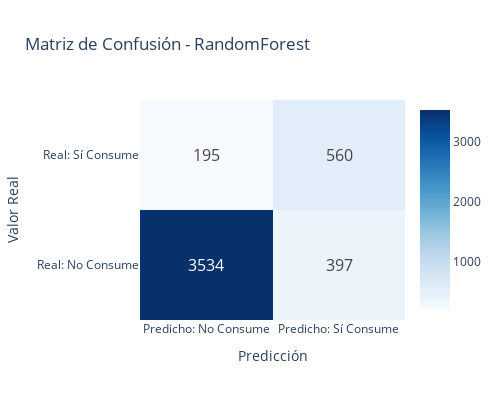

The cell this chart's notebook holds for it:
### Markdown cell above
## 9. Matriz de Confusión del Mejor Modelo

### Code cell
# Obtener el mejor modelo y sus predicciones
mejor_resultado = df_test_final.loc[df_test_final['f1'].idxmax()]
mejor_nombre = mejor_resultado['modelo']
mejor_y_pred = mejor_resultado['y_pred']

# Calcular matriz de confusión
cm = confusion_matrix(y_test_final, mejor_y_pred)

# Crear heatmap interactivo
fig_cm = go.Figure(data=go.Heatmap(
    z=cm,
    x=['Predicho: No Consume', 'Predicho: Sí Consume'],
    y=['Real: No Consume', 'Real: Sí Consume'],
    colorscale='Blues',
    text=cm,
    texttemplate="%{text}",
    textfont={"size": 16},
    hoverongaps=False
))

fig_cm.update_layout(
    title=f'Matriz de Confusión - {mejor_nombre}',
    xaxis_title='Predicción',
    yaxis_title='Valor Real',
    width=500,
    height=400
)

fig_cm.show()

# Calcular métricas detalladas de la matriz de confusión
tn, fp, fn, tp = cm.ravel()

print(f"\nAnálisis Detallado - {mejor_nombre}")
print("=" * 50)
print(f"Matriz de Confusión:")
print(f"   Verdaderos Negativos (TN): {tn:,}")
print(f"   Falsos Positivos (FP):     {fp:,}")
print(f"   Falsos Negativos (FN):     {fn:,}")
print(f"   Verdaderos Positivos (TP): {tp:,}")

print(f"\nMétricas Calculadas:")
print(f"   Accuracy:    {(tp + tn) / (tp + tn + fp + fn):.4f}")
print(f"   Precision:   {tp / (tp + fp):.4f}")
print(f"   Recall:      {tp / (tp + fn):.4f}")
print(f"   Specificity: {tn / (tn + fp):.4f}")
print(f"   F1-Score:    {2 * tp / (2 * tp + fp + fn):.4f}")

# Interpretación de resultados
print(f"\nInterpretación de Resultados:")
print(f"   • De {tn + fp:,} personas que NO consumen, el modelo identifica correctamente {tn:,} ({tn/(tn+fp):.1%})")
print(f"   • De {tp + fn:,} personas que SÍ consumen, el modelo identifica correctamente {tp:,} ({tp/(tp+fn):.1%})")
print(f"   • Falsos positivos: {fp:,} personas ({fp/(tn+fp):.1%} de los no consumidores)")
print(f"   • Falsos negativos: {fn:,} personas ({fn/(tp+fn):.1%} de los consumidores)")

# Reporte de clasificación completo
print(f"\nReporte de Clasificación Completo:")
print("=" * 60)
print(classification_report(y_test_final, mejor_y_pred, 
                          target_names=['No Consume', 'Sí Consume']))

### Figure 1 — Plotly figure (JSON) as saved in the notebook; plotly's stock layout.template omitted (floating-point values rounded to 4 significant figures)
{"data": [{"colorscale": [[0, "rgb(247,251,255)"], [0.125, "rgb(222,235,247)"], [0.25, "rgb(198,219,239)"], [0.375, "rgb(158,202,225)"], [0.5, "rgb(107,174,214)"], [0.625, "rgb(66,146,198)"], [0.75, "rgb(33,113,181)"], [0.875, "rgb(8,81,156)"], [1, "rgb(8,48,107)"]], "hoverongaps": false, "text": [[3534, 397], [195, 560]], "textfont": {"size": 16}, "texttemplate": "%{text}", "type": "heatmap", "x": ["Predicho: No Consume", "Predicho: Sí Consume"], "y": ["Real: No Consume", "Real: Sí Consume"], "z": [[3534, 397], [195, 560]]}], "layout": {"height": 400, "title": {"text": "Matriz de Confusión - RandomForest"}, "width": 500, "xaxis": {"title": {"text": "Predicción"}}, "yaxis": {"title": {"text": "Valor Real"}}}}
